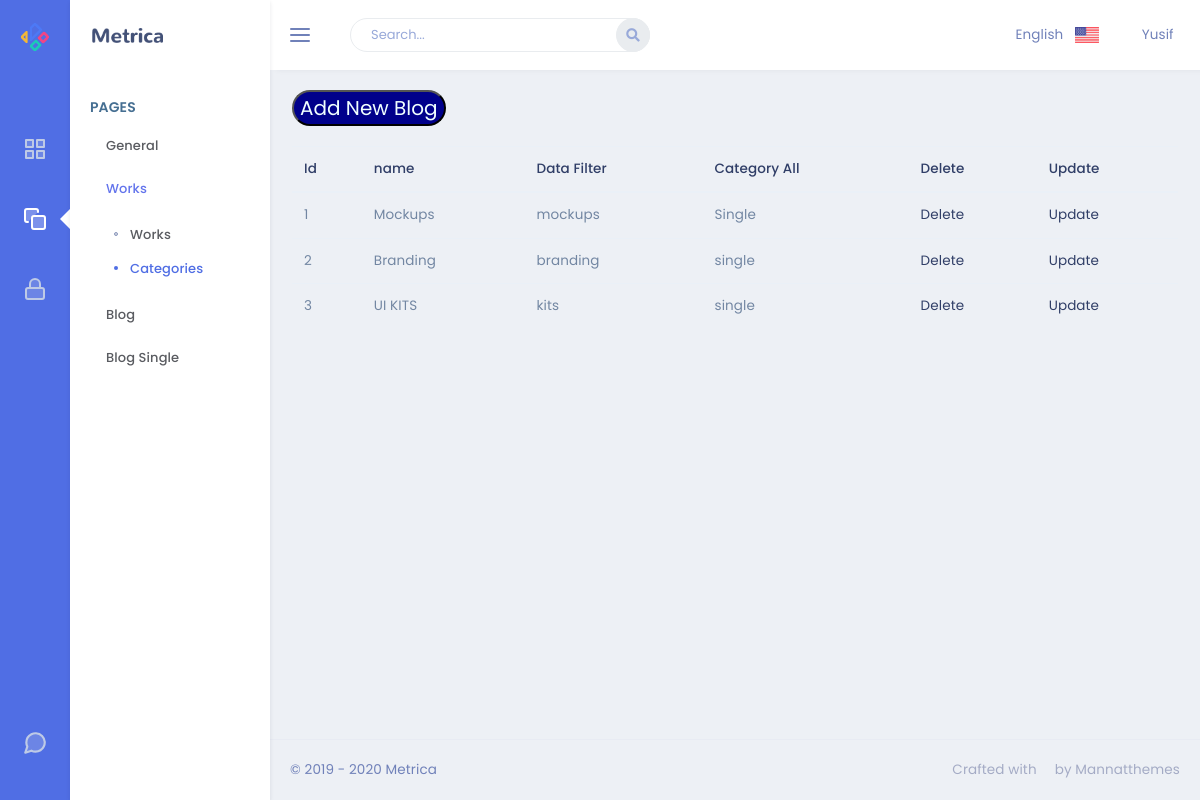
The page /admin/works/categories on the database its author committed.
### app/models.py (models this page shows)
class Category(db.Model):
    id = db.Column(db.Integer, primary_key=True)
    category_data = db.Column(db.String(30), nullable=False)
    category_name = db.Column(db.String(30), unique=True, nullable=False)
    category_all = db.Column(db.String(30),nullable=False)
    works = db.relationship('Works', backref='workCat', lazy=True)

### admin/routes.py (the view)
@admin.route('/works/categories')
def categories():
    categories = Category.query.all()
    return render_template('Works/Category/categories.html',categoryList=categories)

### admin/templates/Works/Category/categories.html
{% extends "layout.html" %}
{% block content %}
<form action="/admin/works/categories/add">
<button type="submit" style="background-color: darkblue; border-radius:25px; color:azure; margin:20px auto; font-size: 20px;">
    Add New Blog
</button>
</form>
<table class="table">
    <thead>
    <tr>
        <th scope="col">Id</th>
        <th scope="col">name</th>
        <th scope="col">Data Filter</th>
        <th scope="col">Category All</th>
        <th scope="col">Delete</th>
        <th scope="col">Update</th>
    </tr>
    </thead>
    <tbody>
    {% for category in categoryList %}
    <tr>
        <td>{{category.id}}</td>
        <td>{{category.category_name}}</td>
        <td>{{category.category_data}}</td>
        <td>{{category.category_all}}</td>
        <td><a href="/admin/works/categories/delete/{{category.id}}">Delete</a></td>
        <td><a href="/admin/works/categories/update/{{category.id}}">Update</a></td>
    </tr>
    {% endfor %}
    </tbody>
</table>
{% endblock %}

### rows shown on the page
Category: id "1", category_name "Mockups", category_data "mockups", category_all "Single"
Category: id "2", category_name "Branding", category_data "branding", category_all "single"
Category: id "3", category_name "UI KITS", category_data "kits", category_all "single"
